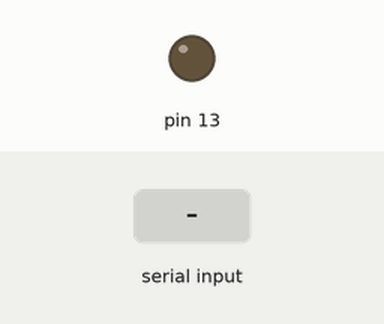
Simulated run of this sketch. Board: Arduino Uno, built with avr-gcc and run on an emulated ATmega328P. On the bench: output pins drawn as LEDs (lit = HIGH). The inputs (shaded band) are chosen by the test bench. What the sketch prints to the serial monitor is not drawn.

Above: at 1.2 s.
1.3 s: "adelante\n" received over Serial
At 2.4 s:
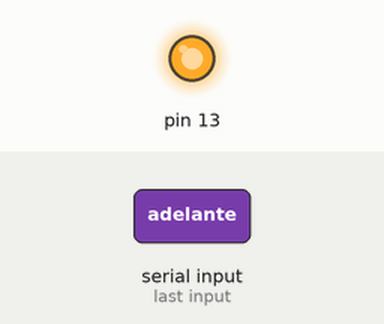
2.8 s: "detenido\n" received over Serial
At 3.5 s:
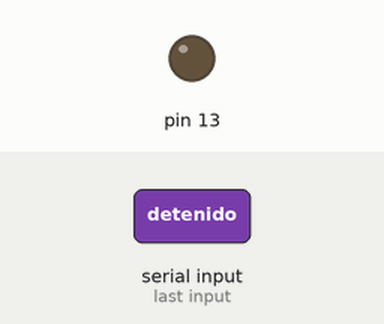
Timing chart, 0 to 5.8 s (numbered marks = the images above; inputs shaded):
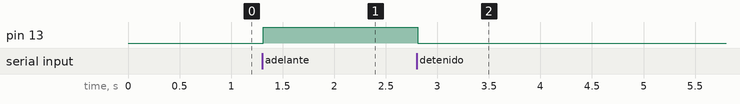

Measured:
- after the input at 1.3 s, pin 13: LOW → HIGH at once
- after the input at 2.8 s, pin 13: HIGH → LOW at once

The sketch:

Recibir_cadenas.ino
```cpp
String str;

void setup() {
  // Open serial communications and wait for port to open:
  Serial.begin(9600);
  while (!Serial) {
    ; // wait for serial port to connect. Needed for native USB port only
  }

  // send an intro:
  Serial.println("Enviar la cadena adelante o detenido");
  Serial.println();
  pinMode(13,OUTPUT);
  digitalWrite(13,LOW);
}


void loop()
{
    if(Serial.available() > 0)
    {
        str = Serial.readStringUntil('\n');

        if (str=="adelante") {
             digitalWrite(13,HIGH);
             }
        if (str=="detenido") {
             digitalWrite(13,LOW);
             }
    }
}
```
